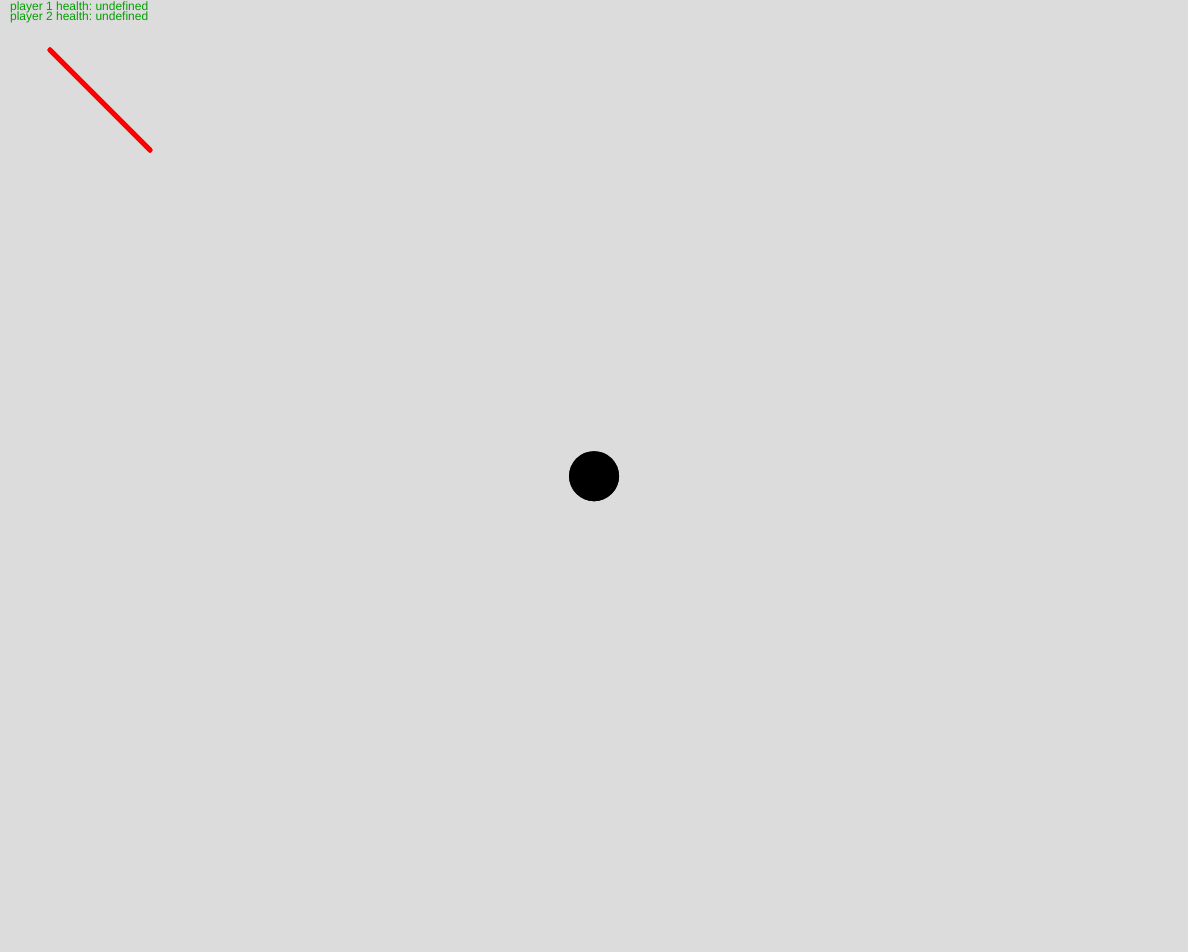
Frame 1 (no input)
Frame 60 (no input): identical to frame 1, image omitted
Frame 120 (the mouse pressed at the canvas centre since frame 60): identical to frame 1, image omitted

The p5.js sketch that drew this single still picture (run headless with seeded random() and noise() and a simulated clock; from frame 60 on, the mouse is pressed at the canvas centre):

// p5.js sketch
// ── sketch.js
let p1;
let p2;
let zombier;
let lasers =[];


function setup() {
    createCanvas(windowWidth/1.01, windowHeight/1.05);

    frameRate(30);
    
    
    cx = width / 2;
    cy = height / 2;


    p1 = new Player();
    p2 = new Player();

    zombier = new Zombier(p1, p2);
}

function draw() {
    background(220);
    fill(0);
    noStroke();


    p1.update();
    p1.render();
    p2.update();
    p2.render();

for(var i =0; i < lasers.length; i++) {
    lasers[i].render();
    lasers[i].update();
}


    if(p1.health > 0 || p2.health > 0){
        zombier.update();
    }
    zombier.render();

    if(p1.health < 0 || p2.health < 0){
        console.log("haha, lame");
    }
  



    text("player 1 health: "+ p1.heath, 10, 10);
    text("player 2 health: "+ p2.heath, 10, 20);

}


function keyPressed() {
    
    if(key ==' '){
    
        lasers.push(new Laser(p1.pos, p1.lastRotation));
   
    }else if (keyCode === LEFT_ARROW) {
        p1.state.left = true;
    }
    if (keyCode === RIGHT_ARROW) {
        p1.state.right = true;
    }
    if (keyCode === UP_ARROW) {
        p1.state.up = true;
    }
    if (keyCode === DOWN_ARROW) {
        p1.state.down = true;
    }
    if (key === 'a') {
        p2.state.left = true;
    }
    if (key === 'd') {
        p2.state.right = true;
    }
    if (key === 'w') {
        p2.state.up = true;
    }
    if (key === 's') {
        p2.state.down = true;
    }
}


function keyReleased() {
    if (keyCode === LEFT_ARROW) {
        p1.state.left = false;
    }
    if (keyCode === RIGHT_ARROW) {
        p1.state.right = false;
    }
    if (keyCode === UP_ARROW) {
        p1.state.up = false;
    }
    if (keyCode === DOWN_ARROW) {
        p1.state.down = false;
    }
    if (key === 'a') {
        p2.state.left = false;
    }
    if (key === 'd') {
        p2.state.right = false;
    }
    if (key === 'w') {
        p2.state.up = false;
    }
    if (key === 's') {
        p2.state.down = false;
    }


}
// ── laser.js
function Laser(startpos, angle) {

    this.health = 5*30;

    let point1 = 0;
    let points2 = 0;

    this.pos = createVector(startpos.x, startpos.y);
    this.vel = p5.Vector.fromAngle(angle);
    //fart på skydet 
    this.vel.mult(10);

    this.update = function () {
        
        for(let i = 0; i < zombier.length; i++){
            let zombie = zombier[i];

            if(zombie.health <= 0){
                continue;
            }

            let zombiePos = createVector(zombie.cx, zombie.cy);
            let zombieDistance = this.pos.dist(zombiePos);
            
            if(zombie.radius >= zombieDistance){
                zombie.health -= 100;
                zombie.health = Math.max(0, zombie.health);
                if(!død2.isPlaying()){
                    død2.play();
                }
                



                this.health = 0;
                break;
            }
        }
        this.pos.add(this.vel);
        this.health -= 1;
        
    }

    this.render = function () {
        push();
        stroke('blue');
        strokeWeight(4);
        point(this.pos.x, this.pos.y);
        pop();
    }

    this.hits = function (zombier) {
        var d = dist(this.pos.x, this.pos.y, zombier.pos.x, zombier.pos.y);
        if (d < zombier.r) {
            console.log('HIT');
        }
    }



}
// ── player.js
function Player() {

    this.state = {
        up: false,
        down: false,
        left: false,
        right: false,

    };

    this.cx = width / 2;
    this.cy = height / 2;
    this.render = function () {
        strokeWeight(5);
        circle(this.cx, this.cy, 50);
        push();
        //fill(255,0,0);
        stroke("red");
        line(50, 50, 150, 150);
        pop();

    }

    this.update = function () {



        // update position
        const step = 1;
        if (this.state.left) {
            this.cx -= step;
        }
        if (this.state.right) {
            this.cx += step;
        }
        if (this.state.up) {
            this.cy -= step;
        }
        if (this.state.down) {
            this.cy += step;
        }
    }

    //lav en form for heading, så man kan se og skyde den vej man kigger (sidst trykkede)
}



// ── player2.js
function Player2() {
    // show

    strokeWeight(5);
    fill(255, 0, 0);
    circle(cx2, cy2, 60);
  

    // update position
    const step = 1;
    if (state2.a) {
        cx2 -= step;
    }
    if (state2.d) {
        cx2 += step;
    }
    if (state2.w) {
        cy2 -= step;
    }
    if (state2.s) {
        cy2 += step;
    }
}

function keyPressed() {
    if (key === 'a') {
        state2.a = true;
    }
    if (key === 'd') {
        state2.d = true;
    }
    if (key === 'w') {
        state2.w = true;
    }
    if (key === 's') {
        state2.s = true;
    }
}

function keyReleased() {
    if (key === 'a') {
        state2.a = false;
    }
    if (key === 'd') {
        state2.d = false;
    }
    if (key === 'w') {
        state2.w = false;
    }
    if (key === 's') {
        state2.s = false;
    }




}
// ── zombier.js
function Zombier(p1, p2, cx, cy) {
    console.log(p1, p2);
    this.moveSpeed = 0.8;

    this.radius = 25;
    this.health = 100;

    this.p1 = p1;
    this.p2 = p2;

    this.cx = cx;
    this.cy = cy;
    this.render = function () {
        fill(0, 160, 0);
        strokeWeight(6);
        circle(this.cx, this.cy, this.radius * 2);
    }

    this.update = function () {
        this.followNearestPlayer();
        this.attackPlayerIfInRange(this.p1);
        this.attackPlayerIfInRange(this.p2);
    }

    this.followNearestPlayer = function () {
        let nearestPlayer = this.findNearestPlayer();

        let dx = nearestPlayer.cx - this.cx;
        let dy = nearestPlayer.cy - this.cy;

        let vectorLength = Math.sqrt(Math.pow(dx, 2) + Math.pow(dy, 2));
        dx /= vectorLength;
        dy /= vectorLength;

        this.cx += dx * this.moveSpeed;
        this.cy += dy * this.moveSpeed;

    }

    this.findNearestPlayer = function () {
        let distanceToPlayer1 = this.findDistanceToPlayer(this.p1);
        let distanceToPlayer2 = this.findDistanceToPlayer(this.p2);

        if (distanceToPlayer1 < distanceToPlayer2 && this.p1.health > 0) {
            return this.p1;
        }
        else if (this.p2.health > 0) {
            return this.p2;
        }
        else if (distanceToPlayer2 < distanceToPlayer1 && this.p2.health > 0){
            return this.p2;
        }
        else if (this.p1.health > 0) {
            return this.p1;
        }
    }

    this.findDistanceToPlayer = function (player) {
        let dx = player.cx - this.cx;
        let dy = player.cy - this.cy;

        return Math.sqrt(Math.pow(dx, 2) + Math.pow(dy, 2));
    }

    this.attackPlayerIfInRange = function (player) {
        let distanceToPlayer = this.findDistanceToPlayer(player);

        let collisionRange = this.radius + player.radius;

        if (collisionRange >= distanceToPlayer) {
            player.health -= 1;
            player.health = Math.max(0, player.health);
            console.log("dit liv er" + player.health);
            if (!skade.isPlaying()) {
            skade.play();
            skade.setVolume(1);
            }


        }
    }

}
